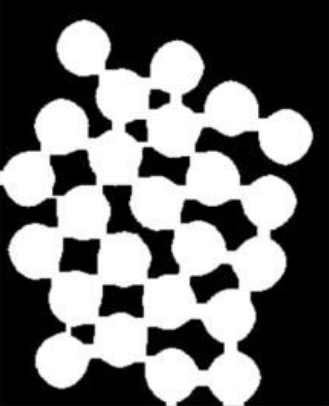
#> input picture midterm/Code/pictures/Q1image.png, 329 x 406 px
$ python question1-2.py
#> lines starting #> are read from the running program, lines starting #| are printed output that depends on the picture; after the words box and inside, x2 and y2 are one past the last pixel; in counts of white or black regions, pixels touching at a corner belong together
import cv2 as cv
import numpy as np

def dilation(frame, size):
    mask = np.zeros((size*2, size*2), dtype='uint8')
    cv.circle(mask,(mask.shape[1]//2, mask.shape[0]//2), size, 255, -1)
    dilated = cv.dilate(frame, mask)

    return dilated

def erosion(frame, size):
    mask = np.zeros((size*2, size*2), dtype='uint8')
    cv.circle(mask,(mask.shape[1]//2, mask.shape[0]//2), size, 255, -1)
    eroded = cv.erode(frame, mask)

    return eroded


img = cv.imread('./pictures/Q1image.png')
#> img is the input picture: shape (406, 329, 3); min 0, max 255, mean 111.7
gray = cv.cvtColor(img, cv.COLOR_BGR2GRAY)

ret, thresh = cv.threshold(gray, 127, 255, cv.THRESH_BINARY)
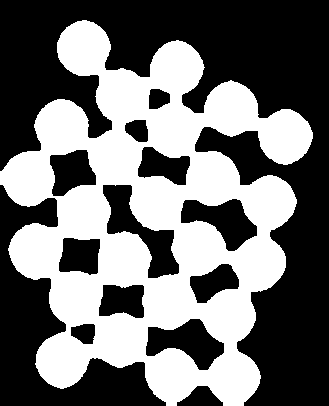
#> thresh: shape (406, 329); 43.9% white; 1 white region, box (x1, y1, x2, y2) and area: (0, 20, 313, 406) 58626

# Do more erosion to make coin smaller
eroded = erosion(thresh, 25);
#> in erosion, `cv.circle(mask,(mask.shape[1]//2, mask.shape[0]//2), size, 255, -1)`:
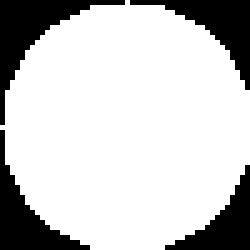
#> mask: shape (50, 50) (shown 5 times larger); 78.4% white; 4 black regions, box (x1, y1, x2, y2) and area: (0, 0, 25, 25) 160, (26, 0, 50, 18) 135, (0, 26, 18, 50) 135, (33, 33, 50, 50) 111
#> in erosion, `eroded = cv.erode(frame, mask)`:
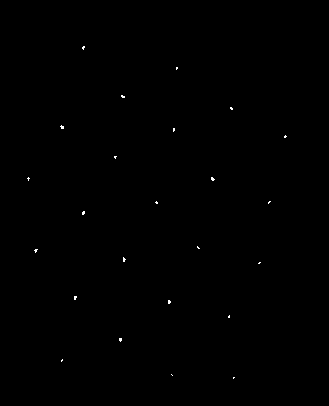
#> eroded: shape (406, 329); 0.13% white in thin lines or dots, all inside (x1, y1, x2, y2) = (27, 46, 287, 379)
cv.imwrite('./pictures/Q1_erosion_for_counting.jpg', eroded)
white = np.where(eroded == 255)
#> white = 169 positions, rows 46 to 378, columns 27 to 286

# Connected Component Labeling
connected_class = np.zeros(gray.shape[:2])

# These four neighbors is enough because search algorithm is row wise
neighbors = [(-1, -1), (-1, 0), (-1, 1),
             ( 0, -1)]

class_count = 0
equivalency_lists = [set()]

total_white = len(white[0])
#> total_white = 169
for i in range(0, total_white):
    row, col = white[0][i], white[1][i]
    for neighbor in neighbors:
        dr, dc = neighbor
        neighbor_class = connected_class[row+dr, col+dc]
        current_class = connected_class[row, col]
        if neighbor_class != 0:
            if (current_class != 0) and (current_class != neighbor_class):
                # Add neighbor class and current class to equivalency_lists
                equivalency_lists[current_class].add(neighbor_class)
                equivalency_lists[neighbor_class].add(current_class)
            else:
                connected_class[row, col] = neighbor_class
    # No neighbor with class
    if connected_class[row, col] == 0:
       # Add a new class
       class_count += 1
       equivalency_lists.append(set({class_count}))
       connected_class[row, col] = class_count
#> this loop made 169 passes
#> (row, col) on passes 1 to 12: (46, 83), (46, 84), (47, 82), (47, 83), (47, 84), (48, 82), (48, 83), (49, 83), (67, 176), (67, 177), (68, 176), (68, 177)
#> after the loop, class_count = 24; equivalency_lists = 25 items

classes = []
for i in range(1, class_count+1):
    min_eq = min(equivalency_lists[i])
    # Find the minimum representative in equivalency_lists
    while True:
        if min(equivalency_lists[min_eq]) == min_eq:
            # min_eq is the minimum representative
            # when the minimum class in its equivalency_lists is itself
            classes.append(min_eq)
            break
        min_eq = min(equivalency_lists[min_eq])
#> after the loop, classes = [1, 2, 3, 4, 5, 6, 7, 8, 9, 10, 11, 12, 13, 14, 15, 16, 17, 18, 19, 20, 21, 22, 23, 24]

print("coins amount: ", len(classes))
#| coins amount:  24

$ run again, with midterm/Code/pictures/Q4image.png copied over midterm/Code/pictures/Q1image.png
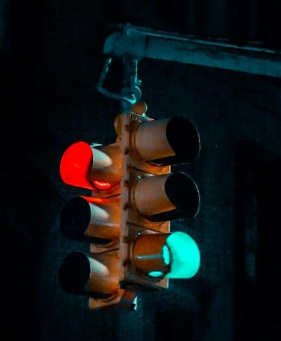
#> input picture midterm/Code/pictures/Q4image.png, 281 x 341 px
#> img is the input picture: shape (341, 281, 3); mean B, G, R 21.2, 20, 17.1
#> `gray = cv.cvtColor(img, cv.COLOR_BGR2GRAY)`:
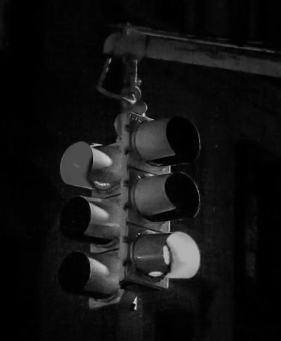
#> gray: shape (341, 281); min 0, max 212, mean 19.2
#> `ret, thresh = cv.threshold(gray, 127, 255, cv.THRESH_BINARY)`:
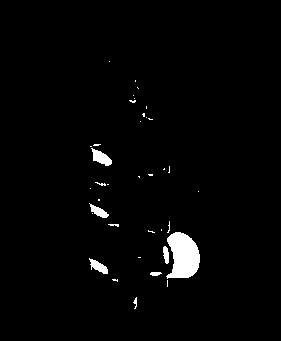
#> thresh: shape (341, 281); 2% white; 37 white regions (28 under 20 px), largest, box (x1, y1, x2, y2) and area: (166, 232, 200, 279) 1138, (91, 148, 112, 166) 201, (89, 258, 108, 274) 151
#> mask: shape (50, 50); 78.4% white; 4 black regions, box (x1, y1, x2, y2) and area: (0, 0, 25, 25) 160, (26, 0, 50, 18) 135, (0, 26, 18, 50) 135, (33, 33, 50, 50) 111
#> eroded: shape (341, 281); every value is 0
#> white = (empty array, empty array)
#> total_white = 0
#> after the loop `for i in range(0, total_white):`: equivalency_lists = 1 item
#> after the loop `for i in range(1, class_count+1):`: classes = []
#| coins amount:  0
